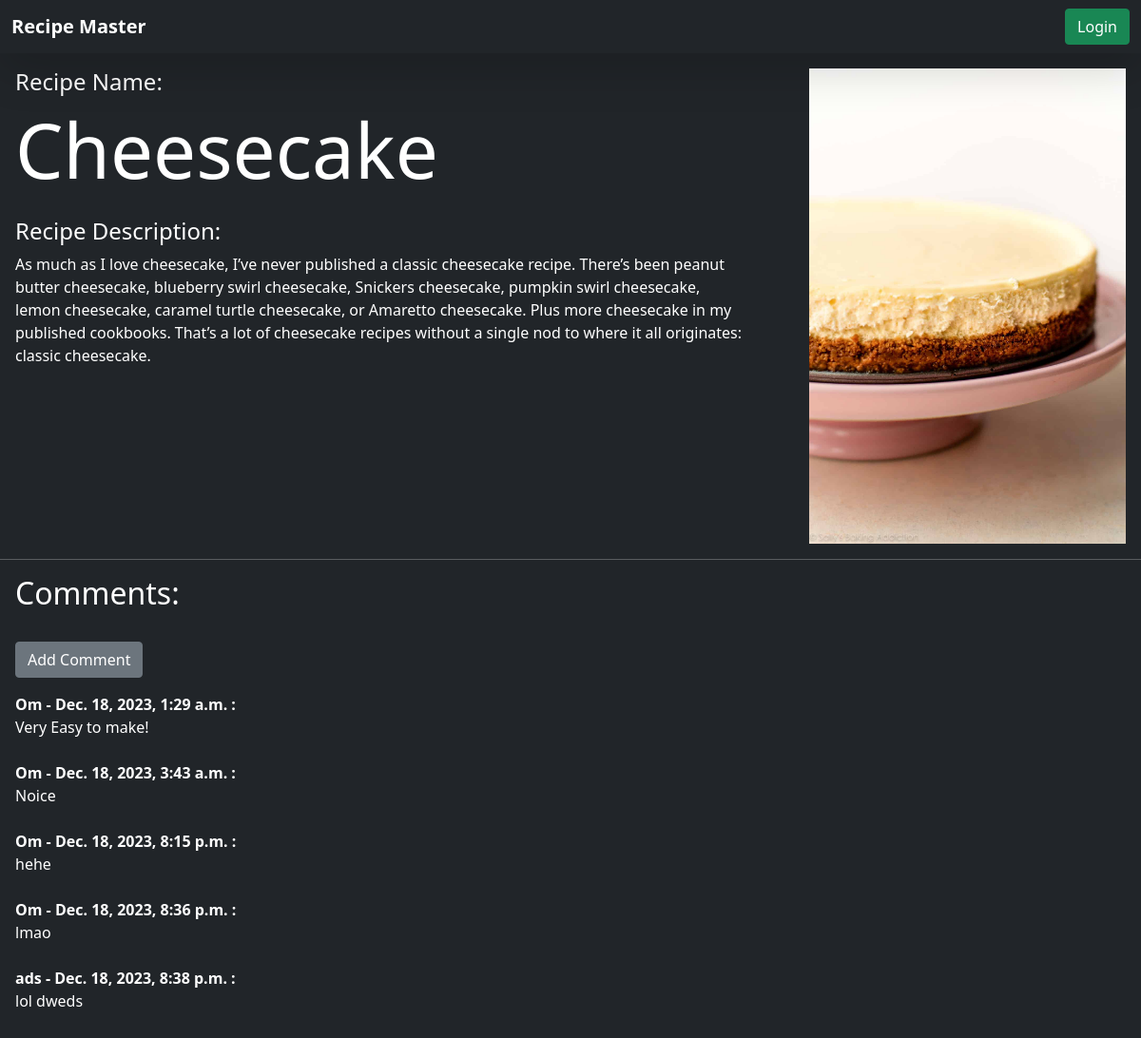
The page /recipe-details/3 on the database as committed earlier.
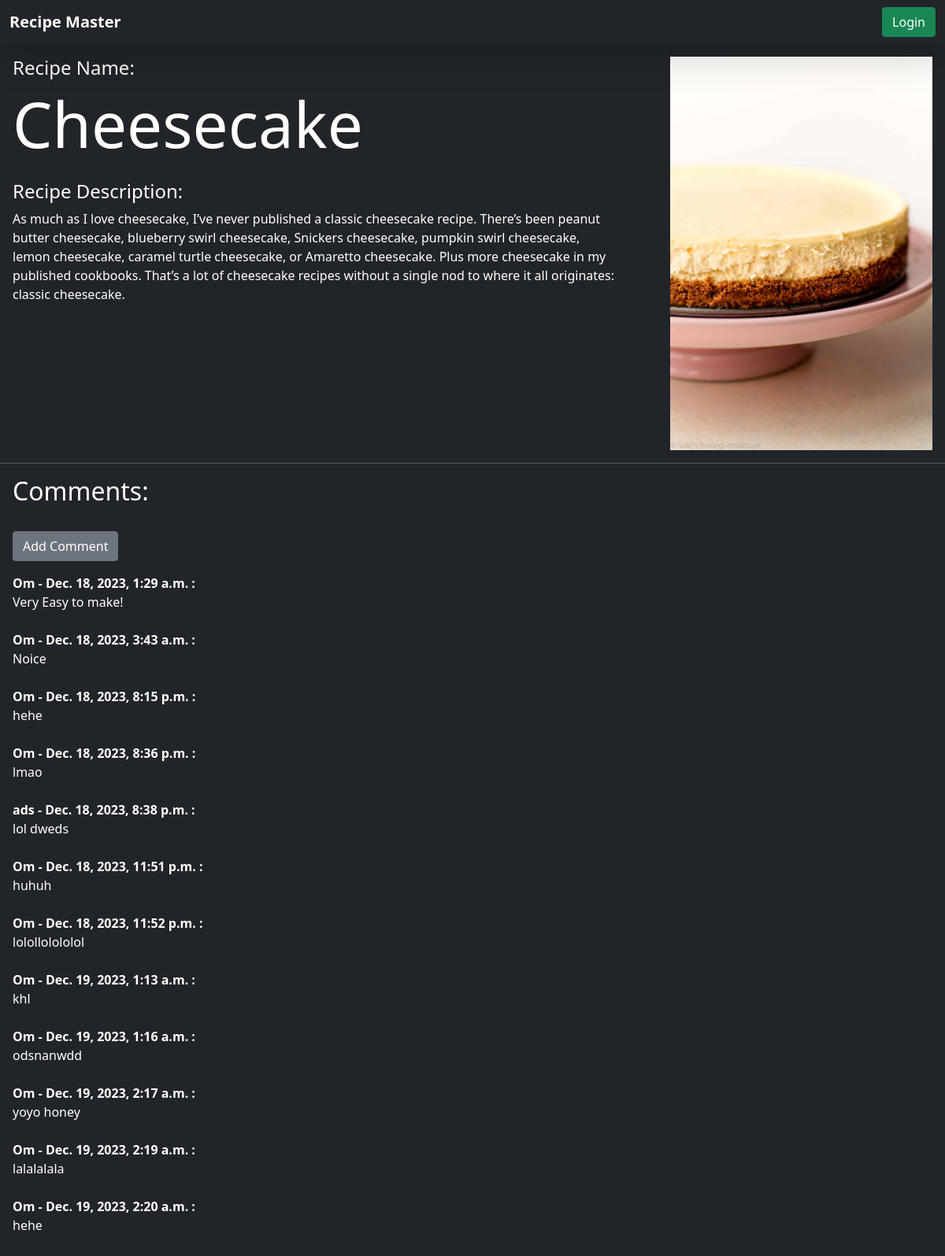
The same page on the database as committed later.
### vege/models.py (models this page shows, shortened)
class Comment(models.Model):
    post = models.ForeignKey(
        Recipe, related_name="comments", on_delete=models.CASCADE)
    name = models.CharField(max_length=255)
    body = models.TextField()
    date_added = models.DateTimeField(auto_now_add=True)

### vege/views.py (the view)
# urls.py: path('recipe-details/<id>', details_page, name="details_page"),
def details_page(request, id):
    queryset = Recipe.objects.get(id=id)
    context = {'recipe': queryset}
    return render(request, 'details.html', context)

### vege/templates/details.html (shortened to what this page needs)
{% extends "base.html" %}
{%block start%}
<section class="d-flex m-3">
    <div class="text-white">
        <h4>Recipe Name:</h4>
        <h1 style="font-size : 80px">{{recipe.recipe_name}}</h1>
        <h4 class="mt-4">Recipe Description:</h4>
        <p class="col-11">{{recipe.recipe_description}}</p>
    </div>
    <div>
        <img src = "/media/{{recipe.recipe_image}}" style = "height : 500px">
    </div>
</section>
<hr class="text-white">
<div class="text-white m-3">
    <h2>Comments:</h2>
    <br>
    {% if not recipe.comments.all %}
        <a href="{% url 'add_comment' recipe.id %}" class = "btn btn-secondary mb-3">Add Comment</a>
        <br>
        <strong>No comments yet...</strong>
    {% else %}
        <a href="{% url 'add_comment' recipe.id %}" class = "btn btn-secondary mb-3">Add Comment</a>
        {% for comment in recipe.comments.all %}
            <br>
            <strong> {{comment.name}} -
            {{comment.date_added}} : </strong>
            <br>
            {{comment.body}}
            <br>
        {% endfor %}
    {% endif %}
    <br>
</div>
{%endblock%}

Rows that differ between the two databases and show on the page:
added Comment: name "Om", date_added "Dec. 18, 2023, 11:51 p.m.", body "huhuh"
added Comment: name "Om", date_added "Dec. 18, 2023, 11:52 p.m.", body "lolollolololol"
added Comment: name "Om", date_added "Dec. 19, 2023, 1:13 a.m.", body "khl"
added Comment: name "Om", date_added "Dec. 19, 2023, 1:16 a.m.", body "odsnanwdd"
added Comment: name "Om", date_added "Dec. 19, 2023, 2:17 a.m.", body "yoyo honey"
added Comment: name "Om", date_added "Dec. 19, 2023, 2:19 a.m.", body "lalalalala"
added Comment: name "Om", date_added "Dec. 19, 2023, 2:20 a.m.", body "hehe"
